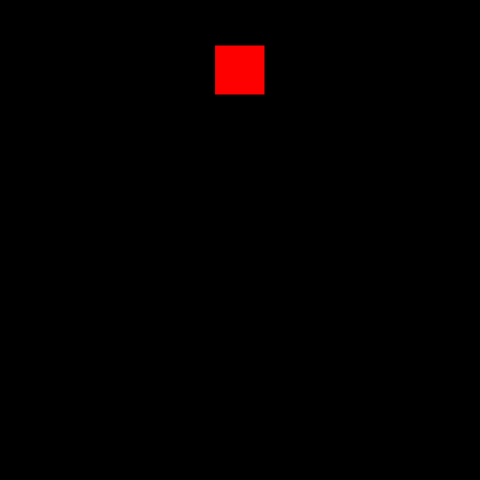
Frame 1 (no input)
Frame 60 (no input): identical to frame 1, image omitted
Frame 120 (the mouse pressed at the canvas centre since frame 60): identical to frame 1, image omitted

The p5.js sketch that drew this single still picture (run headless with seeded random() and noise() and a simulated clock; from frame 60 on, the mouse is pressed at the canvas centre):

// p5.js sketch
// ── sketch.js
let x = 215;
let y = 45;

function setup() {
  createCanvas(480, 480);
}

function draw() {
  background(0);

  if (keyIsPressed) {
    if (keyCode === LEFT_ARROW) {           
      x--;
    } else if (keyCode === RIGHT_ARROW) {      
      x++;
    } else if (keyCode === UP_ARROW) {
      y--;
    } else if (keyCode === DOWN_ARROW) {
      y++;
    }
  }
  fill(255, 0, 0);
  rect(x, y, 50, 50);
}
